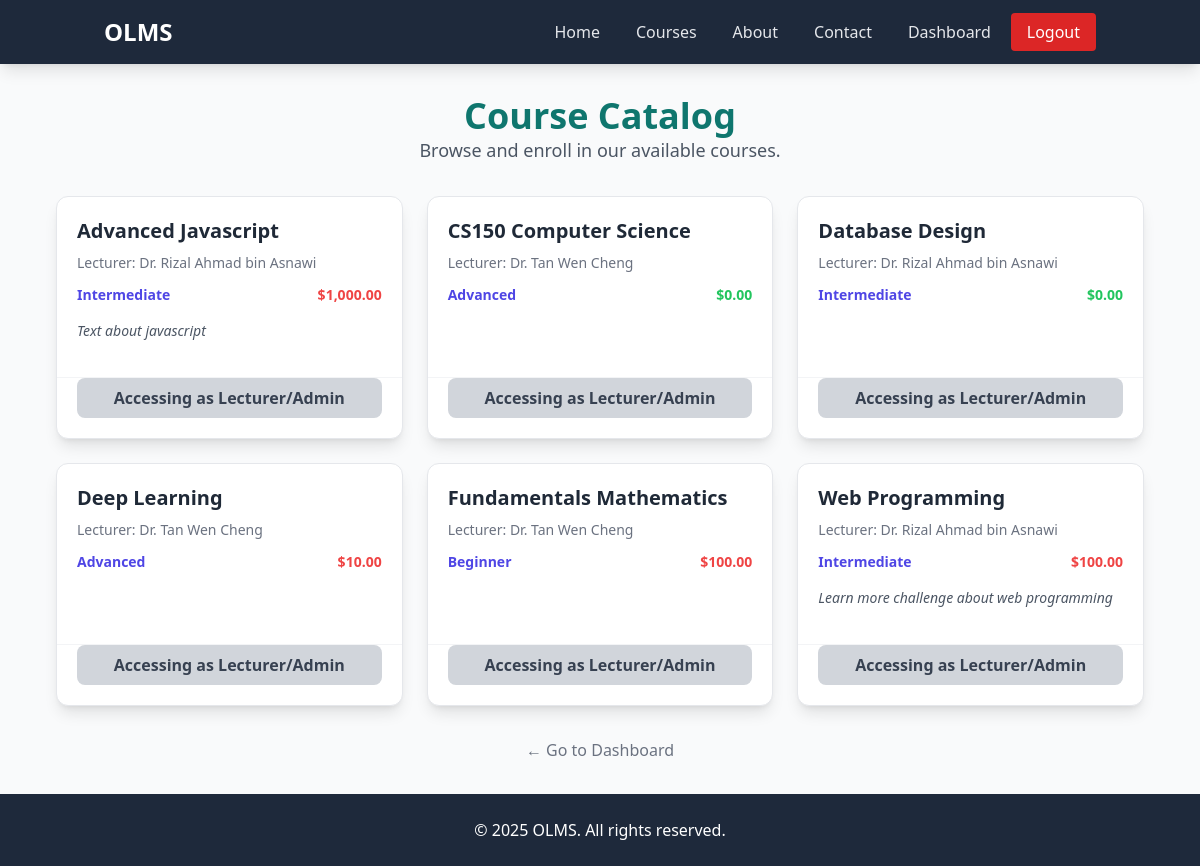
The page /auth/catalog.php (signed in) on the database its author committed.
### tables this page shows
CREATE TABLE `courses` (
  `id` int(11) NOT NULL,
  `title` varchar(100) NOT NULL,
  `level` varchar(50) DEFAULT NULL,
  `language` varchar(50) DEFAULT NULL,
  `fee` double(10,2) DEFAULT NULL,
  `lecturer_id` int(11) DEFAULT NULL,
  `description` varchar(500) DEFAULT NULL
);

CREATE TABLE `users` (
  `id` int(11) NOT NULL,
  `name` varchar(100) NOT NULL,
  `email` varchar(100) NOT NULL,
  `password` varchar(255) NOT NULL,
  `role` enum('student','lecturer','admin') NOT NULL DEFAULT 'student',
  `status` enum('pending','active','blocked') NOT NULL DEFAULT 'pending'
);

### auth/catalog.php (the view, shortened to what this page needs)
<?php
include("../header.php");
include("../connection.php");
$user_id = isset($_SESSION['user_id']) ? $_SESSION['user_id'] : null;
$user_role = isset($_SESSION['user_role']) ? $_SESSION['user_role'] : 'guest';
$catalog_query = "
    SELECT
        c.id AS course_id,
        c.title AS course_title,
        c.level,
        c.fee,
        u.name AS lecturer_name,
        e.payment_status,
        c.description
    FROM
        courses c
    JOIN
        users u ON c.lecturer_id = u.id
    LEFT JOIN
        enrollment e ON c.id = e.course_id AND e.user_id = '{$user_id}'
    ORDER BY
        c.title ASC";
$result = mysqli_query($conn, $catalog_query);
?>
<body>
    <div class="container mx-auto p-8 max-w-6xl">
        <header class="mb-8 text-center">
            <h1 class="text-4xl font-extrabold text-teal-700">Course Catalog</h1>
            <p class="text-lg text-gray-600">Browse and enroll in our available courses.</p>
        </header>
        <section id="course-list">
            <div class="grid grid-cols-1 md:grid-cols-2 lg:grid-cols-3 gap-6">
                <?php while ($row = mysqli_fetch_assoc($result)): ?>
                    <?php
                        $is_paid = ($row['payment_status'] === 'paid');
                        $is_pending = ($row['payment_status'] === 'pending');
                    ?>
                    <div class="bg-white border border-gray-200 rounded-xl shadow-lg hover:shadow-xl transition flex flex-col justify-between">
                        <div class="p-5">
                            <h3 class="text-xl font-bold text-gray-800 mb-2"><?php echo htmlspecialchars($row['course_title']); ?></h3>
                            <p class="text-sm text-gray-500 mb-3">Lecturer: <?php echo htmlspecialchars($row['lecturer_name']); ?></p>
                            <div class="flex justify-between text-sm mb-4">
                                <span class="text-indigo-600 font-semibold"><?php echo htmlspecialchars($row['level']); ?></span>
                                <span class="font-bold <?php echo ($row['fee'] > 0) ? 'text-red-500' : 'text-green-500'; ?>">
                                    $<?php echo number_format($row['fee'], 2); ?>
                                </span>
                            </div>
                            <p class="text-gray-600 text-sm italic mb-4"><?php echo htmlspecialchars($row['description']); ?></p>
                        </div>
                        <div class="p-5 pt-0 border-t border-gray-100">
                            <?php if ($user_role === 'guest'): ?>
                                <a href="./login.php" class="w-full bg-blue-500 text-white font-bold py-2 px-4 rounded-lg text-center block hover:bg-blue-600">
                                    Login to Enroll
                                </a>
                            <?php elseif ($user_role !== 'student'): ?>
                                <button disabled class="w-full bg-gray-300 text-gray-700 font-bold py-2 px-4 rounded-lg">
                                    Accessing as Lecturer/Admin
                                </button>
                            <?php elseif ($is_paid): ?>
                                <a href="./course_view.php?id=<?php echo $row['course_id']; ?>" class="w-full bg-green-500 text-white font-bold py-2 px-4 rounded-lg text-center block hover:bg-green-600">
                                    Go to Course
                                </a>
                            <?php elseif ($is_pending): ?>
                                <a href="./payment.php?course_id=<?php echo $row['course_id']; ?>" class="w-full bg-red-500 text-white font-bold py-2 px-4 rounded-lg text-center block hover:bg-red-600">
                                    Complete Payment
                                </a>
                            <?php else: ?>
                                <a href="./enroll_course.php?course_id=<?php echo $row['course_id']; ?>" class="w-full bg-teal-500 text-white font-bold py-2 px-4 rounded-lg text-center block hover:bg-teal-600">
                                    Enroll Now
                                </a>
                            <?php endif; ?>
                        </div>
                    </div>
                <?php endwhile; ?>
            </div>
        </section>
        <div class="mt-8 text-center">
             <a href="./dashboard.php" class="text-gray-500 hover:text-gray-700 font-medium">← Go to Dashboard</a>
        </div>
    </div>
</body>
</html>
<?php include("../footer.php"); ?>

### rows shown on the page
courses: title "Advanced Javascript", lecturer.name "Dr. Rizal Ahmad bin Asnawi", level "Intermediate", fee "1,000.00", description "Text about javascript"
courses: title "CS150 Computer Science", lecturer.name "Dr. Tan Wen Cheng", level "Advanced", fee "0.00"
courses: title "Database Design", lecturer.name "Dr. Rizal Ahmad bin Asnawi", level "Intermediate", fee "0.00"
courses: title "Deep Learning", lecturer.name "Dr. Tan Wen Cheng", level "Advanced", fee "10.00"
courses: title "Fundamentals Mathematics", lecturer.name "Dr. Tan Wen Cheng", level "Beginner", fee "100.00"
courses: title "Web Programming", lecturer.name "Dr. Rizal Ahmad bin Asnawi", level "Intermediate", fee "100.00", description "Learn more challenge about web programming"
